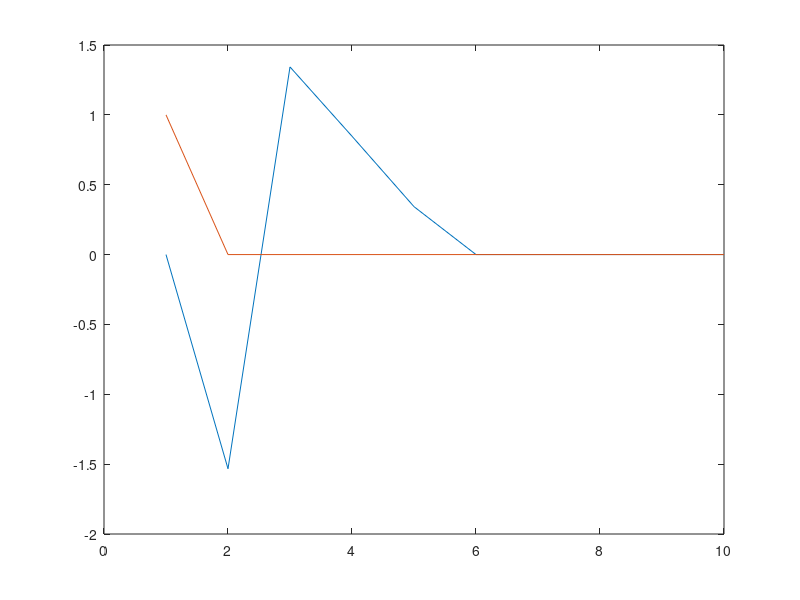

Write MATLAB code to recreate this figure.
% CUBIC INTERPOLATION DELAY
% A Fractional Non-Integer Delay
% Using Cubic Interpolation

clear; clc;

in = [1, zeros(1, 9)];

fracDelay = 2.7;
intDelay = floor(fracDelay);
frac = fracDelay - intDelay;

buffer = zeros(1, 5);

N = length(in);

out = zeros(1, N);

for n = 1:N
    
    a0 = buffer(1, intDelay + 2) - buffer(1, intDelay + 1) - ...
        buffer(1, intDelay - 1) + buffer(1, intDelay);
    
    a1 = buffer(1, intDelay + 1) - buffer(1, intDelay - 1);
    
    a2 = buffer(1, intDelay + 1) - buffer(1, intDelay - 1);
    
    a3 = buffer(1, intDelay);
    
    out(1, n) = a0 * (frac^3) + a1 * (frac^2) + a2 * frac + a3;
    
    buffer = [in(1, n) buffer(1,1:end-1)];
        
end

disp(['The original input signal was: ', num2str(in)]);
disp(['The original input signal was: ', num2str(out)]);

plot(out);
hold on;

plot(in);



